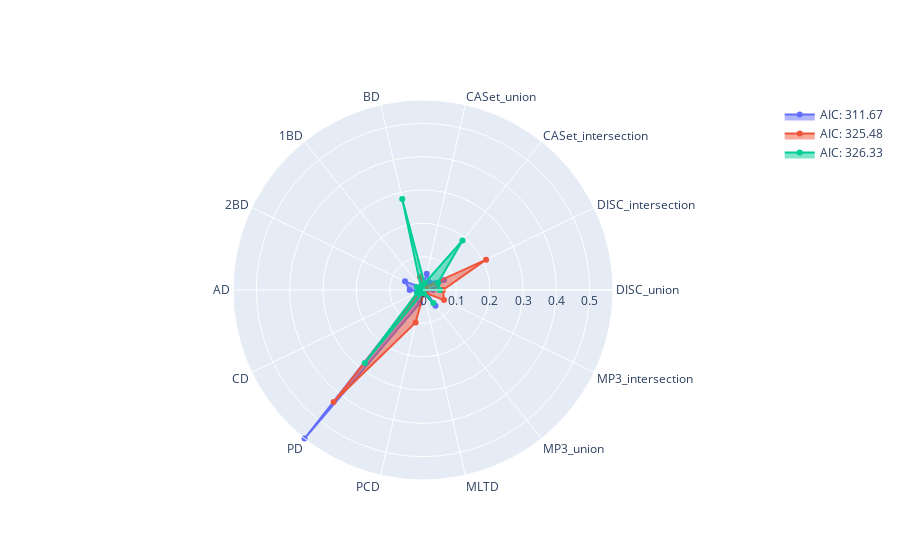

Write notebook code for a chart like this one.
### Code cell
import plotly.graph_objects as go

# Define metrics
metrics = ['DISC_union', 'DISC_intersection', 'CASet_intersection', 'CASet_union', 'BD','1BD', '2BD', 'AD', 'CD', 'PD', 'PCD', 'MLTD', 'MP3_union', 'MP3_intersection']

# Create the radar chart
fig = go.Figure()

# Iterate over each set of weights in lowest_aic_values
for weights, aic in r_lowest_aic_values:
    # Complete the loop for plotting
    weights_circ = weights + weights[:1]

    fig.add_trace(go.Scatterpolar(
        r=weights_circ,
        theta=metrics + [metrics[0]], # complete the loop for the metrics as well
        fill='toself',
        name=f"AIC: {aic:.2f}"
    ))

fig.update_layout(
    polar=dict(
        radialaxis=dict(
            visible=True,
            range=[0, max(weight for weights, _ in r_lowest_aic_values for weight in weights)] # corrected line
        )),
    showlegend=True
)

# Save as an HTML file
fig.write_html("radar_chart.html") 

# Show the plot
fig.show()

### Figure 1 — Plotly figure (JSON) as saved in the notebook; plotly's stock layout.template omitted (floating-point values rounded to 4 significant figures)
{"data": [{"fill": "toself", "name": "AIC: 311.67", "r": [0.03, 0.07, 0.03, 0.05, 0.01, 0.01, 0.06, 0.04, 0.01, 0.57, 0.04, 0.01, 0.06, 0.01, 0.03], "theta": ["DISC_union", "DISC_intersection", "CASet_intersection", "CASet_union", "BD", "1BD", "2BD", "AD", "CD", "PD", "PCD", "MLTD", "MP3_union", "MP3_intersection", "DISC_union"], "type": "scatterpolar"}, {"fill": "toself", "name": "AIC: 325.48", "r": [0.06, 0.21, 0.01, 0.02, 0.04, 0.01, 0.01, 0.01, 0.01, 0.43, 0.1, 0.01, 0.01, 0.07, 0.06], "theta": ["DISC_union", "DISC_intersection", "CASet_intersection", "CASet_union", "BD", "1BD", "2BD", "AD", "CD", "PD", "PCD", "MLTD", "MP3_union", "MP3_intersection", "DISC_union"], "type": "scatterpolar"}, {"fill": "toself", "name": "AIC: 326.33", "r": [0.05, 0.05, 0.19, 0.02, 0.28, 0.01, 0.02, 0.01, 0.02, 0.28, 0.01, 0.01, 0.05, 0, 0.05], "theta": ["DISC_union", "DISC_intersection", "CASet_intersection", "CASet_union", "BD", "1BD", "2BD", "AD", "CD", "PD", "PCD", "MLTD", "MP3_union", "MP3_intersection", "DISC_union"], "type": "scatterpolar"}], "layout": {"polar": {"radialaxis": {"range": [0, 0.57], "visible": true}}, "showlegend": true}}
